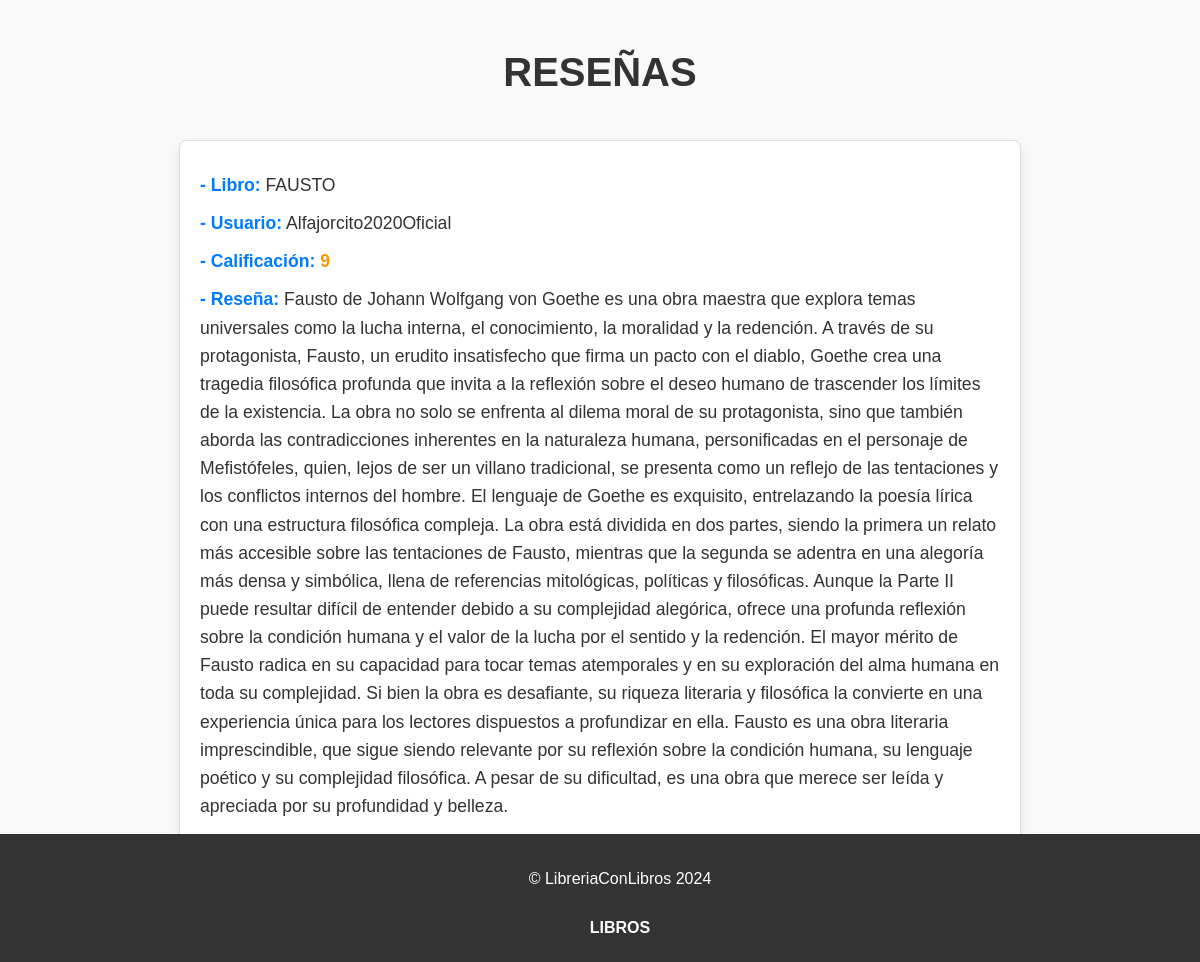
Before: /resenas/ with the older database file.
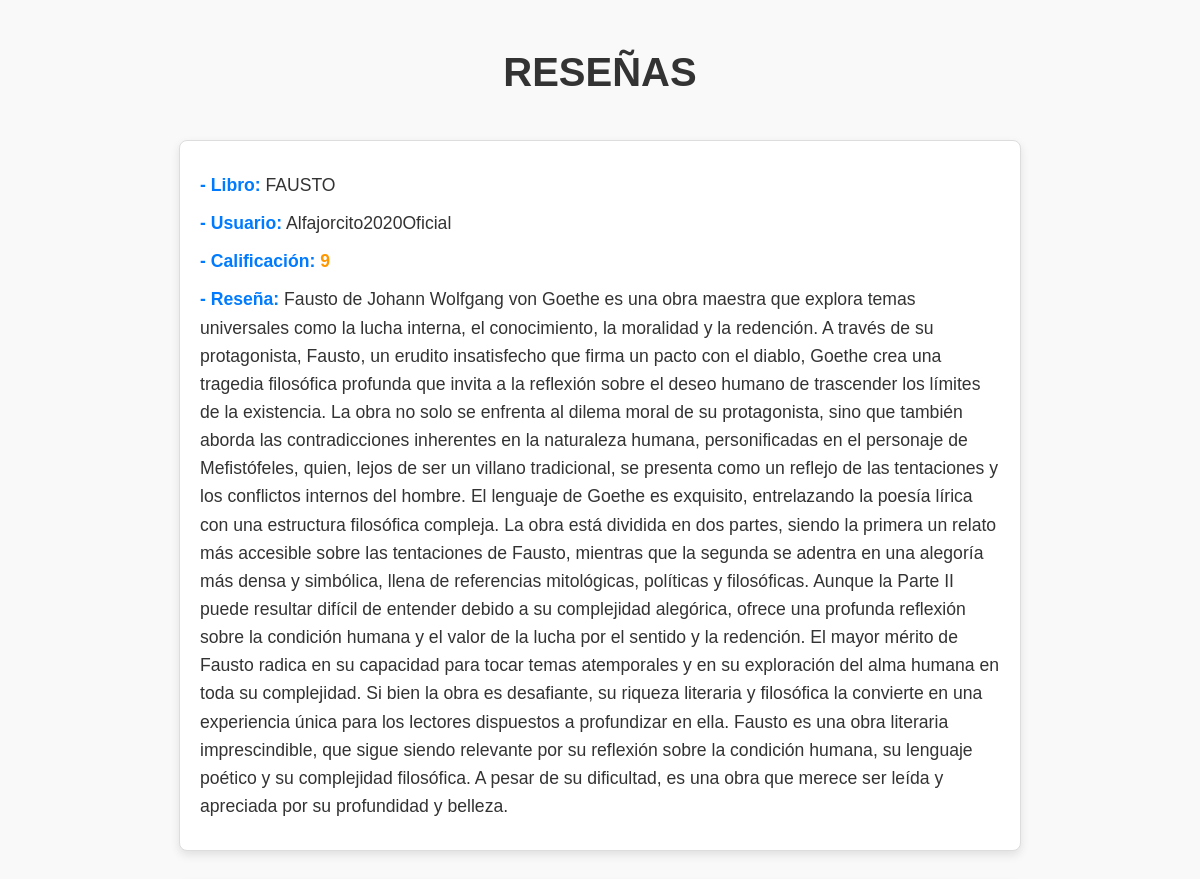
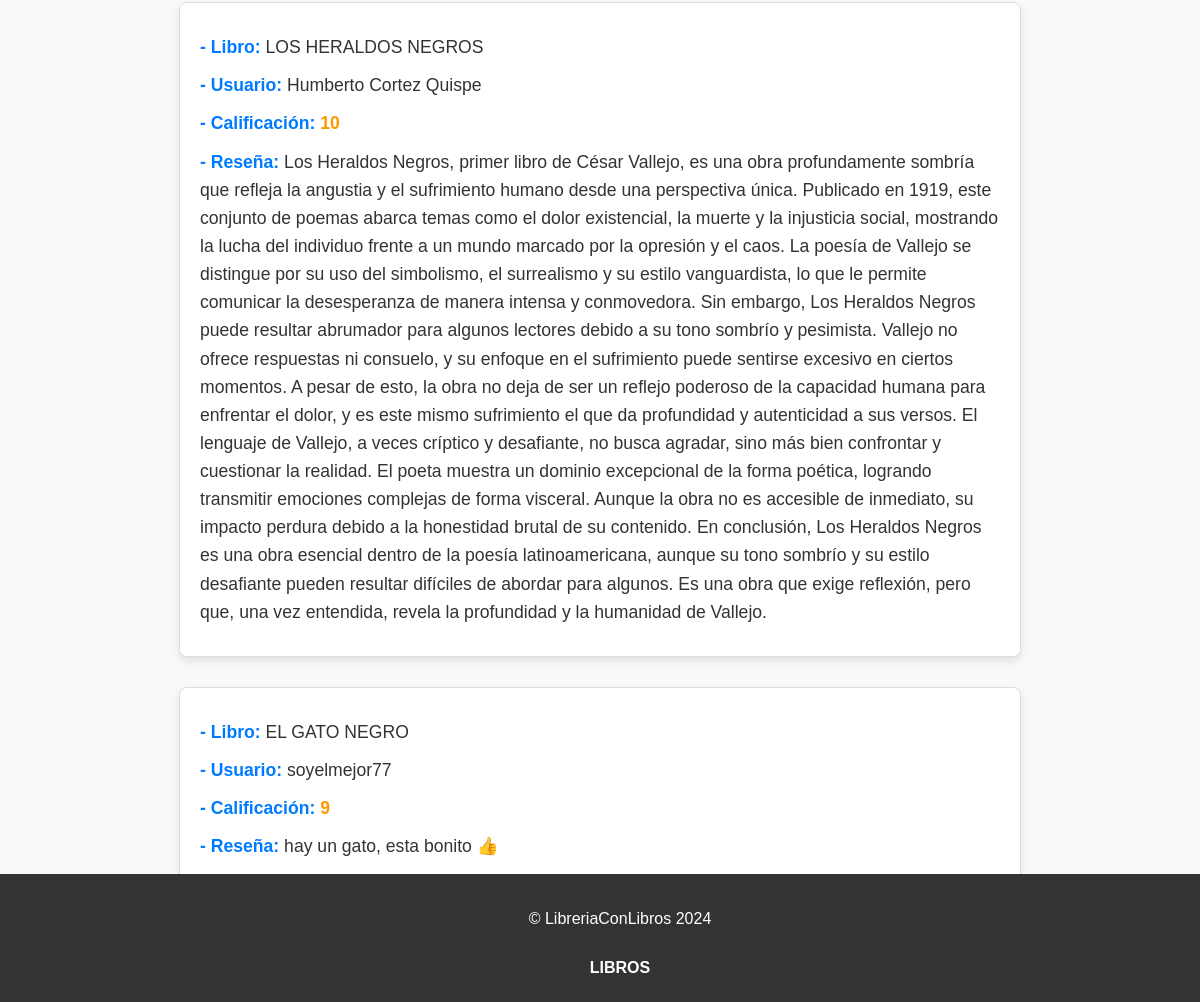
After: the same page with the newer database file (2 pictures, top to bottom).
### reviews/models.py (models this page shows, shortened)
class Resena(models.Model):
    libro = models.ForeignKey(Libro, on_delete=models.CASCADE)
    nombre_usuario = models.CharField(max_length=100)
    texto = models.TextField()
    calificacion = models.IntegerField()

class Libro(models.Model):
    titulo = models.CharField(max_length=200)
    autor = models.CharField(max_length=100)
    fecha_publicacion = models.DateField()
    isbn = models.CharField(max_length=13)

### reviews/views.py (the view)
# urls.py: path('resenas/', views.lista_resenas, name='lista_resenas'),
def lista_resenas(request):
    resenas = Resena.objects.all()
    return render(request, 'reviews/lista_resenas.html', {'resenas': resenas})

### reviews/templates/reviews/lista_resenas.html (shortened to what this page needs)
<!DOCTYPE html>
<html lang="es">
<head>
    {% load static %}
    <link rel="stylesheet" type="text/css" href="{% static 'reviews/css/lista_resenas.css' %}">
</head>
<body>
    <h1>RESEÑAS</h1>
    <ul>
        {% for resena in resenas %}
            <li>
                <p><strong>- Libro:</strong> {{ resena.libro.titulo }}</p>
                <p><strong>- Usuario:</strong> {{ resena.nombre_usuario }}</p>
                <p><strong>- Calificación:</strong> <span class="calificacion">{{ resena.calificacion }}</span></p>
                <p><strong>- Reseña:</strong> {{ resena.texto }}</p>
            </li>
        {% endfor %}
    </ul>
    <footer>
        <p>&copy; LibreriaConLibros 2024</p>
		<a href="http://127.0.0.1:8000/libros/" class="ir-a-libro">LIBROS</a>
    </footer>
</body>
</html>

### reviews/static/reviews/css/lista_resenas.css (style rules this page uses)
body { font-family: Arial, sans-serif; background-color: #f9f9f9; margin: 0; padding: 0; color: #333; padding-bottom: 80px; }
h1 { text-align: center; color: #333; margin-top: 50px; font-size: 2.5em; }
ul { list-style-type: none; padding: 0; margin-top: 30px; display: flex; flex-direction: column; align-items: center; }
li { background-color: #fff; margin: 15px; padding: 20px; width: 80%; max-width: 800px; border-radius: 8px; border: 1px solid #ddd; box-shadow: 0 4px 10px rgba(0, 0, 0, 0.1); font-size: 1.1em; }
strong { color: #007BFF; }
li p { line-height: 1.6; margin: 10px 0; }
li .calificacion { font-weight: bold; color: #ff9800; }
footer { text-align: center; padding: 20px; background-color: #333; color: white; position: fixed; bottom: 0; width: 100%; margin-top: 50px; }
footer a.ir-a-libro { display: inline-block; margin-top: 10px; color: #fff; text-decoration: none; font-weight: bold; padding: 5px 20px; background-color: #333; border-radius: 5px; transition: background-color 0.3s ease; }

Changed rows visible on the page:
added Resena: libro.titulo "LOS HERALDOS NEGROS", nombre_usuario "Humberto Cortez Quispe", calificacion "10", texto "Los Heraldos Negros, primer libro de César Vallejo, es una obra profundamente sombría que refleja la angustia y el sufrimiento humano desde una perspectiva única. Publicado en 1919, este conjunto de poemas abarca temas como el dolor existencial, la muerte y la injusticia social, mostrando la lucha del individuo frente a un mundo marcado por la opresión y el caos. La poesía de Vallejo se distingue por su uso del simbolismo, el surrealismo y su estilo vanguardista, lo que le permite comunicar la desesperanza de manera intensa y conmovedora. Sin embargo, Los Heraldos Negros puede resultar abrumador para algunos lectores debido a su tono sombrío y pesimista. Vallejo no ofrece respuestas ni…"
added Resena: libro.titulo "EL GATO NEGRO", nombre_usuario "soyelmejor77", calificacion "9", texto "hay un gato, esta bonito 👍"
